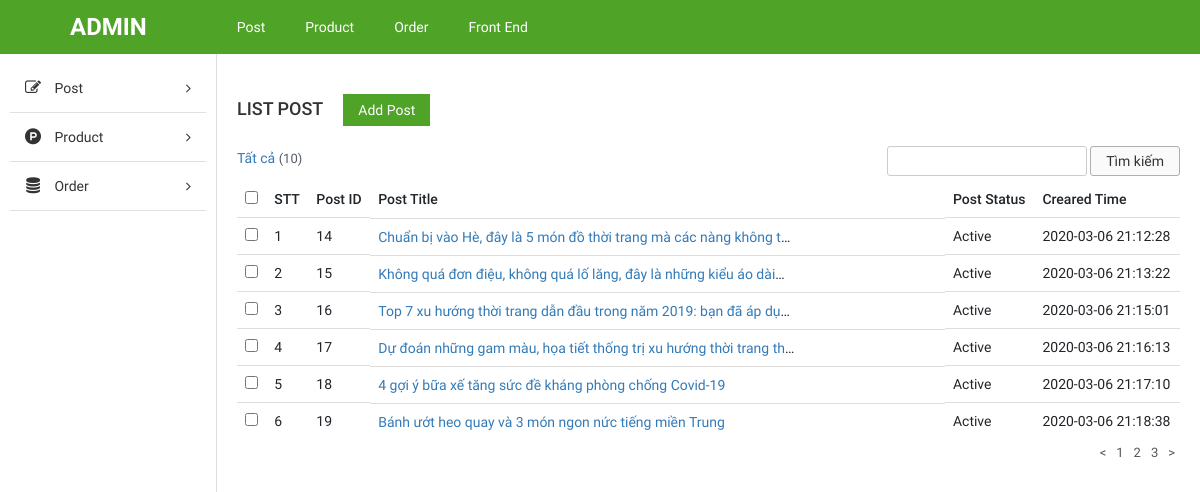
Page /admin/?scope=post&action=view&id=1 on the committed database.
### tables this page shows
CREATE TABLE `post` (
  `post_id` int(11) NOT NULL,
  `parent_id` int(11) NOT NULL,
  `post_title` varchar(255) NOT NULL,
  `post_description` text NOT NULL,
  `post_image` text NOT NULL,
  `post_detail` text NOT NULL,
  `post_status` enum('0','1') NOT NULL DEFAULT '0',
  `created_time` timestamp NOT NULL DEFAULT current_timestamp() ON UPDATE current_timestamp()
);

### admin/core/route.php (called while the page is built, shortened)
<?php
    $action = isset($_REQUEST['action']) ?$_REQUEST['action'] : DEFAULT_ACTION;
    $id = isset($_REQUEST['id'])? $_REQUEST['id'] : 1;
    $controller = new $class();
    $controller->$action($id);

### admin/index.php (called while the page is built, shortened)
<?php
require_once 'core/autoload.php';
require_once 'core/route.php';

### admin/core/autoload.php (called while the page is built, shortened)
<?php
spl_autoload_register(function ($className) {
    $app = 'app/';
    $prefix = 'Mvc\\';
    $classWithoutPrefix = preg_replace('/^' . preg_quote($prefix) . '/', '', $className);
    $file = str_replace('\\', DIRECTORY_SEPARATOR, $classWithoutPrefix) . '.php';
    $filePath = $app . $file;
});

### admin/app/Models/AbstractDatabase.php (called while the page is built, shortened)
<?php
class AbstractDatabase
{
    protected $connection;
    public function __construct() {
        return $this->connect();
    }
    private function connect() {
        if(!$this->connection) {
            $this->connection = new mysqli(DB_HOST, DB_USERNAME, DB_PASSWORD, DB_NAME);
            $this->connection->set_charset("utf8");
        }
        else {
            die("Connection failed:" . $this->connection->connect_error);
        }
    }
    public function fetch($tableName, $where = null) {
        $result = [];
        $queryString = "SELECT * FROM $tableName $where";
        $resultQuery = $this->connection->query($queryString);
        while ($row = $resultQuery->fetch_array(MYSQLI_ASSOC)) {
            $result[] = $row;
        }
        return $result;
    }
}

### admin/app/Models/AbstractModel.php (called while the page is built, shortened)
<?php
abstract class AbstractModel
{
    protected $database;
    protected $tableName = null;
    public function __construct() {
        $this->database = new AbstractDatabase();
    }
    public function getAll($where= null) {
        return $this->database->fetch($this->tableName, $where);
    }
}

### admin/app/Views/post/listpost.php (the view, shortened to what this page needs)
<?php
    require_once "template/header.php" ;
?>
<div id="main-content-wp" class="list-post-page">
    <div class="wrap clearfix">
        <?php require_once 'template/sidebar.php'; ?>
        <div id="content" class="fl-right">
            <div class="section" id="title-page">
                <div class="clearfix">
                    <h3 id="index" class="fl-left">List Post</h3>
                    <a href="?scope=post&action=view&id=3" title="" id="add-new" class="fl-left">Add Post</a>
                </div>
            </div>
            <div class="section" id="detail-page">
                <div class="section-detail">
                    <div class="filter-wp clearfix">
                        <ul class="post-status fl-left">
                            <li class="all"><a href="">Tất cả <span class="count">(10)</span></a></li>
                        </ul>
                        <form method="GET" class="form-s fl-right">
                            <input type="text" name="s" id="s">
                            <input type="submit" name="sm_s" value="Tìm kiếm">
                        </form>
                    </div>
                    <div class="table-responsive">
                        <table class="table list-table-wp">
                            <thead>
                                <tr>
                                    <td><input type="checkbox" name="checkAll" id="checkAll"></td>
                                    <td><span class="thead-text">STT</span></td>
                                    <td><span class="thead-text">Post ID</span></td>
                                    <td><span class="thead-text">Post Title</span></td>
                                    <td><span class="thead-text">Post Status</span></td>
                                    <td><span class="thead-text">Creared Time</span></td>
                                </tr>
                            </thead>
                            <tbody>
                            <?php
                                if (!empty($listPost)) {
                                    foreach ($listPost as $key => $item) {
                            ?>
                                 <tr>
                                    <td><input type="checkbox" name="checkItem" class="checkItem"></td>
                                    <td><span class="tbody-text"><?php echo $key + 1 ?></h3></span>
                                    <td><span class="tbody-text"><?php echo $item["post_id"] ?></span></td>
                                    <td class="clearfix">
                                        <div class="tb-title fl-left">
                                            <a href="" title=""><?php echo $item["post_title"] ?></a>
                                        </div>
                                    </td>
                                    <td><span class="tbody-text"><?php echo ($item["post_status"] == 0) ? "Active" : "Hidden" ?></span></td>
                                    <td><span class="tbody-text"><?php echo $item["created_time"] ?></span></td>
                                </tr>
                            <?php
                                    }
                                }
                            ?>
                        </table>
                    </div>
                </div>
            </div>
            <div class="section" id="paging-wp">
                <div class="section-detail clearfix">
                    <ul id="list-paging" class="fl-right">
                        <li>
                            <a href="" title=""><</a>
                        </li>
                        <li>
                            <a href="" title="">1</a>
                        </li>
                        <li>
                            <a href="" title="">2</a>
                        </li>
                        <li>
                            <a href="" title="">3</a>
                        </li>
                        <li>
                            <a href="" title="">></a>
                        </li>
                    </ul>
                </div>
            </div>
        </div>
    </div>
</div>

### admin/public/css/import/global.css (style rules this page uses)
body { font-family: "Roboto Regular"; font-size: 14px; line-height: 24px; color: #333; }
.fl-left { float: left; }
.fl-right { float: right; }
ul li { list-style: none!important; }
a { text-decoration: none!important; }

### admin/public/css/import/list_post.css (style rules this page uses)
#content { width: 82%; border-left: 1px solid #ddd; padding: 20px; }
#add-new { display: inline-block; color: #fff; background: #4fa327; padding: 4px 15px; margin: 20px; }
#index { font-family: 'Roboto Medium'; font-weight: normal; text-transform: uppercase; font-size: 18px; padding: 24px 0px; }
.list-table-wp thead tr td { font-family: 'Roboto Medium'; font-weight: normal; }
.tb-title { width: 75%; display: -webkit-box; -webkit-line-clamp: 1; -moz-line-clamp: 1; -o-line-clamp: 1; -webkit-box-orient: vertical; -moz-box-orient: vertical; -o-box-orient: vertical; max-height: 100%; overflow: hidden; }
#list-paging li { float: left; }
#list-paging li a { display: inline-block; color: #555; font-size: 13px; padding: 0px 5px; }
.filter-wp { margin-bottom: 5px; }
.post-status li { float: left; font-size: 14px; margin-right: 5px; }
.post-status li .count { color: #555d66; font-size: 13px; display: inline-block; }
.form-s input[type="text"], .form-actions select { border-radius: 3px; border: 1px solid #ccc; padding: 2px 10px; }
.form-s input[type="submit"], .form-actions input[type="submit"] { border-radius: 3px; border: 1px solid #afafaf; padding: 2px 15px; background: #fafafa; }

### admin/public/css/import/detail_order.css (style rules this page uses)
.table { margin-bottom: 0!important; }

### rows in the picture
post: post_id "14", post_title "Chuẩn bị vào Hè, đây là 5 món đồ thời trang mà các nàng không…", post_status "Active", created_time "2020-03-06 21:12:28"
post: post_id "15", post_title "Không quá đơn điệu, không quá lố lăng, đây là những kiểu áo…", post_status "Active", created_time "2020-03-06 21:13:22"
post: post_id "16", post_title "Top 7 xu hướng thời trang dẫn đầu trong năm 2019: bạn đã áp…", post_status "Active", created_time "2020-03-06 21:15:01"
post: post_id "17", post_title "Dự đoán những gam màu, họa tiết thống trị xu hướng thời trang…", post_status "Active", created_time "2020-03-06 21:16:13"
post: post_id "18", post_title "4 gợi ý bữa xế tăng sức đề kháng phòng chống Covid-19", post_status "Active", created_time "2020-03-06 21:17:10"
post: post_id "19", post_title "Bánh ướt heo quay và 3 món ngon nức tiếng miền Trung", post_status "Active", created_time "2020-03-06 21:18:38"
